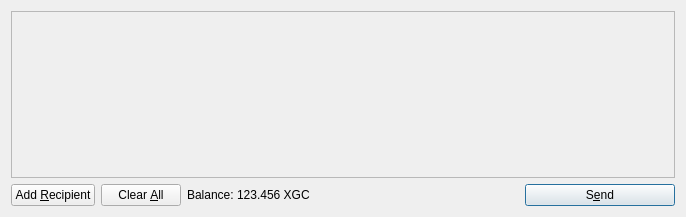
<?xml version="1.0" encoding="UTF-8"?>
<ui version="4.0">
 <class>SendCoinsDialog</class>
 <widget class="QDialog" name="SendCoinsDialog">
  <property name="geometry">
   <rect>
    <x>0</x>
    <y>0</y>
    <width>686</width>
    <height>217</height>
   </rect>
  </property>
  <property name="windowTitle">
   <string>Send Coins</string>
  </property>
  <layout class="QVBoxLayout" name="verticalLayout">
   <item>
    <widget class="QScrollArea" name="scrollArea">
     <property name="widgetResizable">
      <bool>true</bool>
     </property>
     <widget class="QWidget" name="scrollAreaWidgetContents">
      <property name="geometry">
       <rect>
        <x>0</x>
        <y>0</y>
        <width>666</width>
        <height>165</height>
       </rect>
      </property>
      <layout class="QVBoxLayout" name="verticalLayout_2">
       <property name="margin">
        <number>0</number>
       </property>
       <item>
        <layout class="QVBoxLayout" name="entries">
         <property name="spacing">
          <number>6</number>
         </property>
        </layout>
       </item>
       <item>
        <spacer name="verticalSpacer">
         <property name="orientation">
          <enum>Qt::Vertical</enum>
         </property>
         <property name="sizeHint" stdset="0">
          <size>
           <width>20</width>
           <height>40</height>
          </size>
         </property>
        </spacer>
       </item>
      </layout>
     </widget>
    </widget>
   </item>
   <item>
    <layout class="QHBoxLayout" name="horizontalLayout">
     <item>
      <widget class="QPushButton" name="addButton">
       <property name="toolTip">
        <string>Send to multiple recipients at once</string>
       </property>
       <property name="text">
        <string>Add &amp;Recipient</string>
       </property>
       <property name="icon">
        <iconset resource="../bitcoin.qrc">
         <normaloff>:/icons/add</normaloff>:/icons/add</iconset>
       </property>
       <property name="autoDefault">
        <bool>false</bool>
       </property>
      </widget>
     </item>
     <item>
      <widget class="QPushButton" name="clearButton">
       <property name="sizePolicy">
        <sizepolicy hsizetype="Minimum" vsizetype="Fixed">
         <horstretch>0</horstretch>
         <verstretch>0</verstretch>
        </sizepolicy>
       </property>
       <property name="toolTip">
        <string>Remove all transaction fields</string>
       </property>
       <property name="text">
        <string>Clear &amp;All</string>
       </property>
       <property name="icon">
        <iconset resource="../bitcoin.qrc">
         <normaloff>:/icons/remove</normaloff>:/icons/remove</iconset>
       </property>
       <property name="autoRepeatDelay">
        <number>300</number>
       </property>
       <property name="autoDefault">
        <bool>false</bool>
       </property>
      </widget>
     </item>
     <item>
      <layout class="QHBoxLayout" name="horizontalLayout_2">
       <property name="spacing">
        <number>3</number>
       </property>
       <item>
        <widget class="QLabel" name="label">
         <property name="text">
          <string>Balance:</string>
         </property>
        </widget>
       </item>
       <item>
        <widget class="QLabel" name="labelBalance">
         <property name="cursor">
          <cursorShape>IBeamCursor</cursorShape>
         </property>
         <property name="text">
          <string>123.456 XGC</string>
         </property>
         <property name="textInteractionFlags">
          <set>Qt::LinksAccessibleByMouse|Qt::TextSelectableByKeyboard|Qt::TextSelectableByMouse</set>
         </property>
        </widget>
       </item>
      </layout>
     </item>
     <item>
      <spacer name="horizontalSpacer">
       <property name="orientation">
        <enum>Qt::Horizontal</enum>
       </property>
       <property name="sizeHint" stdset="0">
        <size>
         <width>40</width>
         <height>20</height>
        </size>
       </property>
      </spacer>
     </item>
     <item>
      <widget class="QPushButton" name="sendButton">
       <property name="minimumSize">
        <size>
         <width>150</width>
         <height>0</height>
        </size>
       </property>
       <property name="toolTip">
        <string>Confirm the send action</string>
       </property>
       <property name="text">
        <string>S&amp;end</string>
       </property>
       <property name="icon">
        <iconset resource="../bitcoin.qrc">
         <normaloff>:/icons/send</normaloff>:/icons/send</iconset>
       </property>
       <property name="default">
        <bool>true</bool>
       </property>
      </widget>
     </item>
    </layout>
   </item>
  </layout>
 </widget>
 <resources>
  <include location="../bitcoin.qrc"/>
 </resources>
 <connections/>
</ui>
